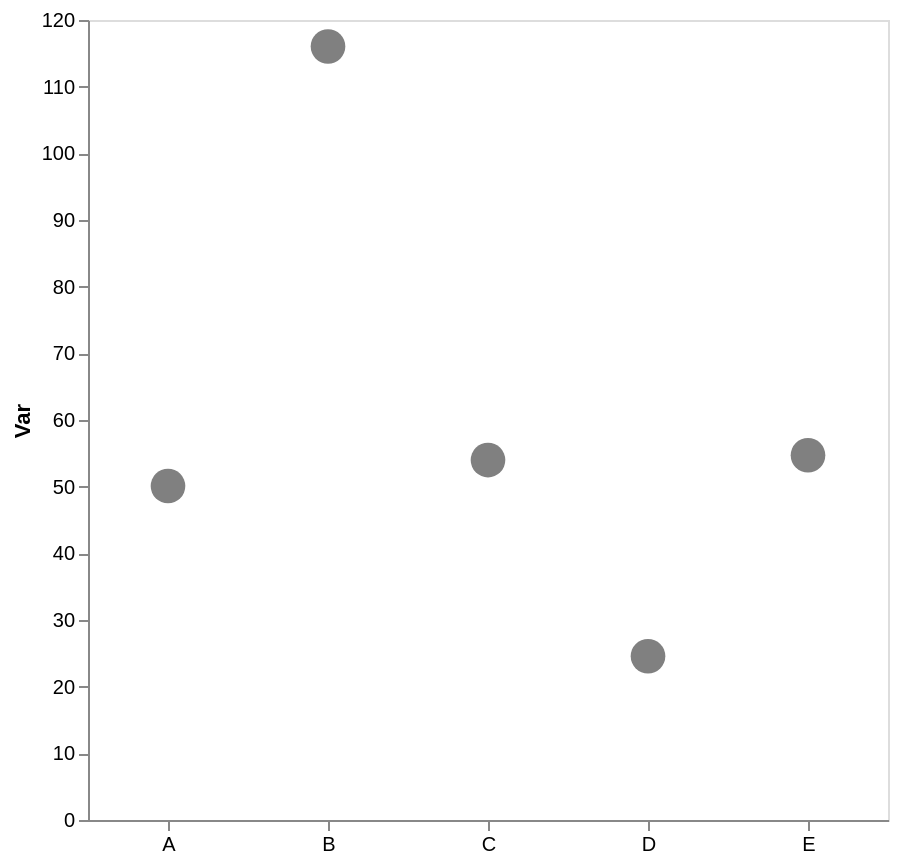

Write the Vega-Lite specification saved for this chart.
### Vega-Lite specification from a JSON file in a GitHub repository (floating-point values rounded to 4 significant figures)
{"config": {"view": {"continuousWidth": 300, "continuousHeight": 300}, "axis": {"grid": false}, "bar": {"color": "gray"}}, "data": {"name": "data-4596b8a740d35c457a3faddd217bb39b"}, "mark": {"type": "point", "color": "gray", "filled": true, "size": 300}, "encoding": {"x": {"axis": {"labelAngle": 0, "title": null}, "field": "cat", "type": "nominal"}, "y": {"aggregate": "mean", "axis": {"title": "Var"}, "field": "var1", "type": "quantitative"}}, "height": 400, "width": 400, "$schema": "https://vega.github.io/schema/vega-lite/v5.17.0.json", "datasets": {"data-4596b8a740d35c457a3faddd217bb39b": [{"cat": "D", "var1": 24.3, "var2": 54.11}, {"cat": "C", "var1": 60.94, "var2": 51.29}, {"cat": "C", "var1": 47.03, "var2": 60.09}, {"cat": "D", "var1": 24.83, "var2": 47.6}, {"cat": "E", "var1": 42.65, "var2": 51.3}, {"cat": "B", "var1": 117.6, "var2": 59.28}, {"cat": "B", "var1": 101.2, "var2": 41.86}, {"cat": "A", "var1": 55.06, "var2": 51.56}, {"cat": "A", "var1": 55.56, "var2": 46.19}, {"cat": "E", "var1": 66.77, "var2": 46.26}, {"cat": "A", "var1": 39.68, "var2": 46.44}, {"cat": "B", "var1": 129.3, "var2": 61.19}]}}
